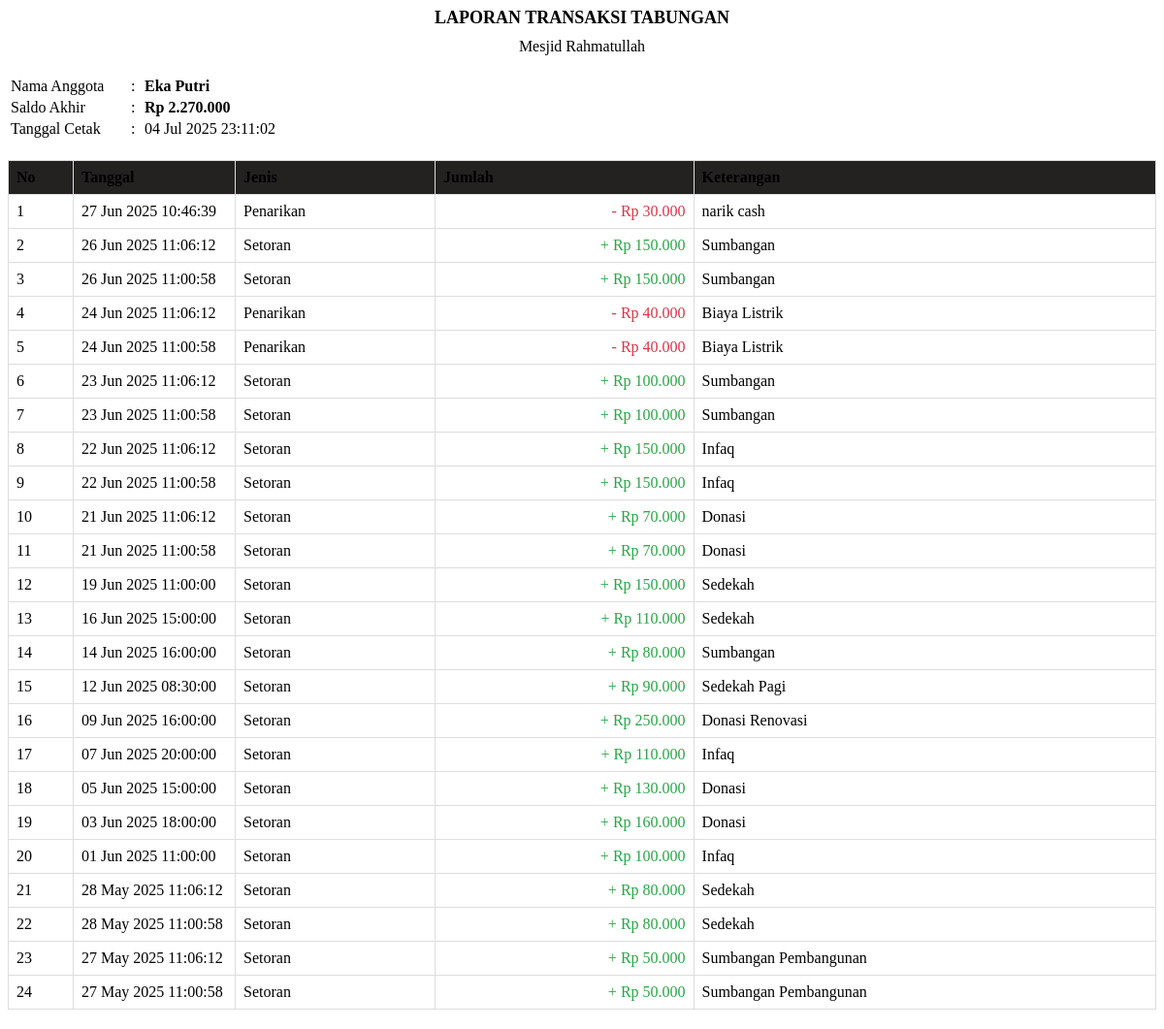
The page /get_transactions.php?id_tabungan=15 on the database its author committed.
### tables this page shows
CREATE TABLE IF NOT EXISTS `tabungan` (
  `id_tabungan` int NOT NULL AUTO_INCREMENT,
  `id_pengguna` int DEFAULT NULL,
  `jumlah_tabungan` int DEFAULT NULL,
  `tanggal_setor` date DEFAULT NULL,
  `keterangan` text,
  PRIMARY KEY (`id_tabungan`),
  KEY `id_pengguna` (`id_pengguna`)
);

CREATE TABLE IF NOT EXISTS `pengguna` (
  `id_pengguna` int NOT NULL AUTO_INCREMENT,
  `nama` varchar(50) DEFAULT NULL,
  `role` varchar(10) DEFAULT NULL,
  `email` varchar(100) DEFAULT NULL,
  `password` varchar(255) NOT NULL,
  `created_at` timestamp NULL DEFAULT NULL,
  PRIMARY KEY (`id_pengguna`) USING BTREE
);

CREATE TABLE IF NOT EXISTS `transaksi` (
  `id_transaksi` int NOT NULL AUTO_INCREMENT,
  `id_tabungan` int DEFAULT NULL,
  `id_pengguna` int DEFAULT NULL,
  `jenis` enum('masuk','keluar') NOT NULL,
  `jumlah` int NOT NULL,
  `tanggal` datetime NOT NULL DEFAULT CURRENT_TIMESTAMP,
  `keterangan` text,
  PRIMARY KEY (`id_transaksi`),
  KEY `id_tabungan` (`id_tabungan`),
  KEY `id_pengguna` (`id_pengguna`)
);

### get_transactions.php (the view, shortened to what this page needs)
<?php
require_once "db.php";
try {
    $pdo = new PDO("mysql:host=$host;dbname=$dbname", $username, $password);
    $pdo->setAttribute(PDO::ATTR_ERRMODE, PDO::ERRMODE_EXCEPTION);
    $pdo->exec("SET time_zone = '+07:00'");
    $id_tabungan = $_GET['id_tabungan'];
    $stmt = $pdo->prepare("SELECT t.*, p.nama FROM tabungan t JOIN pengguna p ON t.id_pengguna = p.id_pengguna WHERE t.id_tabungan = ?");
    $stmt->execute([$id_tabungan]);
    $tabungan = $stmt->fetch(PDO::FETCH_ASSOC);
    $stmt = $pdo->prepare("SELECT * FROM transaksi WHERE id_tabungan = ? ORDER BY tanggal DESC");
    $stmt->execute([$id_tabungan]);
    $transactions = $stmt->fetchAll(PDO::FETCH_ASSOC);
    $html = '
    <style>
        .report-header { margin-bottom: 20px; }
        .report-title { font-size: 18px; font-weight: bold; text-align: center; margin-bottom: 10px; }
        .report-subtitle { text-align: center; margin-bottom: 20px; }
        .report-info { margin-bottom: 15px; }
        .transaction-table { width: 100%; border-collapse: collapse; margin-bottom: 20px; }
        .transaction-table th, .transaction-table td { border: 1px solid #ddd; padding: 8px; }
        .transaction-table th { background-color:rgb(36, 33, 33); text-align: left; }
        .text-right { text-align: right; }
        .text-center { text-align: center; }
        .deposit { color: #28a745; }
        .withdrawal { color: #dc3545; }
        .print-only { display: none; }
        .transaction-date { white-space: nowrap; }
        @media print {
            .no-print { display: none; }
            .print-only { display: block; }
            body { font-size: 12pt; }
            .report-header { margin-bottom: 10mm; }
            .transaction-table { page-break-inside: avoid; }
        }
    </style>
    <div class="report-header">
        <div class="report-title">LAPORAN TRANSAKSI TABUNGAN</div>
        <div class="report-subtitle">Mesjid Rahmatullah</div>
        <div class="report-info">
            <table>
                <tr>
                    <td width="120">Nama Anggota</td>
                    <td width="10">:</td>
                    <td><strong>'.htmlspecialchars($tabungan['nama']).'</strong></td>
                </tr>
                <tr>
                    <td>Saldo Akhir</td>
                    <td>:</td>
                    <td><strong>Rp '.number_format($tabungan['jumlah_tabungan'], 0, ',', '.').'</strong></td>
                </tr>
                <tr>
                    <td>Tanggal Cetak</td>
                    <td>:</td>
                    <td>'.date('d M Y H:i:s').'</td>
                </tr>
            </table>
        </div>
    </div>';
    if (count($transactions) > 0) {
        $html .= '
        <table class="transaction-table">
            <thead>
                <tr>
                    <th width="50">No</th>
                    <th width="150">Tanggal</th>
                    <th>Jenis</th>
                    <th class="text-right">Jumlah</th>
                    <th>Keterangan</th>
                </tr>
            </thead>
            <tbody>';
        foreach ($transactions as $index => $transaction) {
            $transactionDate = $transaction['tanggal'] ? date('d M Y H:i:s', strtotime($transaction['tanggal'])) : '-';
            $html .= '
            <tr>
                <td>'.($index + 1).'</td>
                <td class="transaction-date">'.$transactionDate.'</td>
                <td>'.($transaction['jenis'] == 'masuk' ? 'Setoran' : 'Penarikan').'</td>
                <td class="text-right '.($transaction['jenis'] == 'masuk' ? 'deposit' : 'withdrawal').'">
                    '.($transaction['jenis'] == 'masuk' ? '+' : '-').' Rp '.number_format($transaction['jumlah'], 0, ',', '.').'
                </td>
                <td>'.htmlspecialchars($transaction['keterangan']).'</td>
            </tr>';
        }
        $html .= '
            </tbody>
        </table>';
    } else {
        $html .= '<div class="alert alert-info">Tidak ada transaksi yang tercatat.</div>';
    }
    $html .= '
    <div class="print-only">
        <table width="100%">
            <tr>
                <td width="50%"></td>
                <td class="text-center">
                    <p>Mengetahui,</p>
                    <br><br><br>
                    <p>_________________________</p>
                    <p>Petugas</p>
                </td>
            </tr>
        </table>
    </div>';
    echo $html;
} catch (Exception $e) {
    echo '<div class="alert alert-danger">Error: '.htmlspecialchars($e->getMessage()).'</div>';
}
?>

### get_transactions.php (style rules this page uses)
.report-header { margin-bottom: 20px; }
.report-title { font-size: 18px; font-weight: bold; text-align: center; margin-bottom: 10px; }
.report-subtitle { text-align: center; margin-bottom: 20px; }
.report-info { margin-bottom: 15px; }
.transaction-table { width: 100%; border-collapse: collapse; margin-bottom: 20px; }
.transaction-table th, .transaction-table td { border: 1px solid #ddd; padding: 8px; }
.transaction-table th { background-color:rgb(36, 33, 33); text-align: left; }
.text-right { text-align: right; }
.deposit { color: #28a745; }
.withdrawal { color: #dc3545; }
.transaction-date { white-space: nowrap; }

### rows shown on the page
tabungan: id_pengguna.nama "Eka Putri", jumlah_tabungan "2.270.000"
transaksi: tanggal "27 Jun 2025 10:46:39", jenis "Penarikan", jumlah "30.000", keterangan "narik cash"
transaksi: tanggal "26 Jun 2025 11:06:12", jenis "Setoran", jumlah "150.000", keterangan "Sumbangan"
transaksi: tanggal "26 Jun 2025 11:00:58", jenis "Setoran", jumlah "150.000", keterangan "Sumbangan"
transaksi: tanggal "24 Jun 2025 11:06:12", jenis "Penarikan", jumlah "40.000", keterangan "Biaya Listrik"
transaksi: tanggal "24 Jun 2025 11:00:58", jenis "Penarikan", jumlah "40.000", keterangan "Biaya Listrik"
transaksi: tanggal "23 Jun 2025 11:06:12", jenis "Setoran", jumlah "100.000", keterangan "Sumbangan"
transaksi: tanggal "23 Jun 2025 11:00:58", jenis "Setoran", jumlah "100.000", keterangan "Sumbangan"
transaksi: tanggal "22 Jun 2025 11:06:12", jenis "Setoran", jumlah "150.000", keterangan "Infaq"
transaksi: tanggal "22 Jun 2025 11:00:58", jenis "Setoran", jumlah "150.000", keterangan "Infaq"
transaksi: tanggal "21 Jun 2025 11:06:12", jenis "Setoran", jumlah "70.000", keterangan "Donasi"
transaksi: tanggal "21 Jun 2025 11:00:58", jenis "Setoran", jumlah "70.000", keterangan "Donasi"
transaksi: tanggal "19 Jun 2025 11:00:00", jenis "Setoran", jumlah "150.000", keterangan "Sedekah"
transaksi: tanggal "16 Jun 2025 15:00:00", jenis "Setoran", jumlah "110.000", keterangan "Sedekah"
transaksi: tanggal "14 Jun 2025 16:00:00", jenis "Setoran", jumlah "80.000", keterangan "Sumbangan"
transaksi: tanggal "12 Jun 2025 08:30:00", jenis "Setoran", jumlah "90.000", keterangan "Sedekah Pagi"
transaksi: tanggal "09 Jun 2025 16:00:00", jenis "Setoran", jumlah "250.000", keterangan "Donasi Renovasi"
transaksi: tanggal "07 Jun 2025 20:00:00", jenis "Setoran", jumlah "110.000", keterangan "Infaq"
transaksi: tanggal "05 Jun 2025 15:00:00", jenis "Setoran", jumlah "130.000", keterangan "Donasi"
transaksi: tanggal "03 Jun 2025 18:00:00", jenis "Setoran", jumlah "160.000", keterangan "Donasi"
transaksi: tanggal "01 Jun 2025 11:00:00", jenis "Setoran", jumlah "100.000", keterangan "Infaq"
transaksi: tanggal "28 May 2025 11:06:12", jenis "Setoran", jumlah "80.000", keterangan "Sedekah"
transaksi: tanggal "28 May 2025 11:00:58", jenis "Setoran", jumlah "80.000", keterangan "Sedekah"
transaksi: tanggal "27 May 2025 11:06:12", jenis "Setoran", jumlah "50.000", keterangan "Sumbangan Pembangunan"
transaksi: tanggal "27 May 2025 11:00:58", jenis "Setoran", jumlah "50.000", keterangan "Sumbangan Pembangunan"
